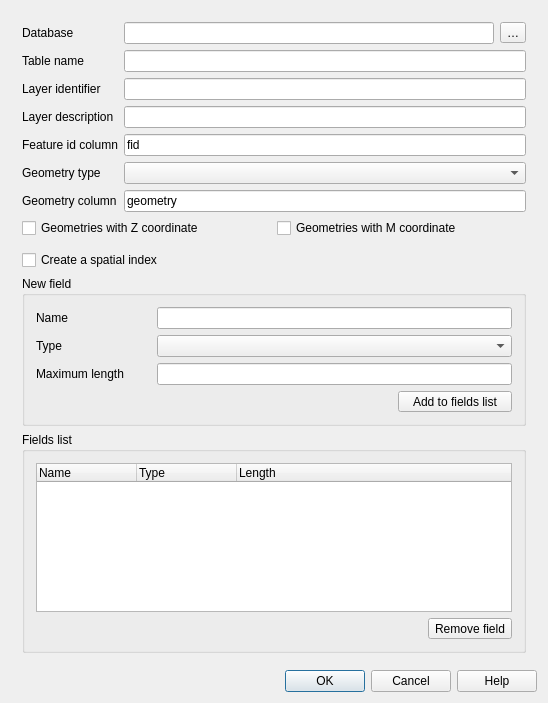
<?xml version="1.0" encoding="UTF-8"?>
<ui version="4.0">
 <class>QgsNewGeoPackageLayerDialogBase</class>
 <widget class="QDialog" name="QgsNewGeoPackageLayerDialogBase">
  <property name="geometry">
   <rect>
    <x>0</x>
    <y>0</y>
    <width>548</width>
    <height>703</height>
   </rect>
  </property>
  <property name="sizePolicy">
   <sizepolicy hsizetype="Expanding" vsizetype="Preferred">
    <horstretch>0</horstretch>
    <verstretch>0</verstretch>
   </sizepolicy>
  </property>
  <property name="minimumSize">
   <size>
    <width>351</width>
    <height>0</height>
   </size>
  </property>
  <property name="maximumSize">
   <size>
    <width>16777215</width>
    <height>16777215</height>
   </size>
  </property>
  <property name="windowTitle">
   <string>New GeoPackage Layer</string>
  </property>
  <property name="modal">
   <bool>true</bool>
  </property>
  <layout class="QGridLayout" name="gridLayout_4">
   <item row="9" column="0">
    <widget class="QDialogButtonBox" name="buttonBox">
     <property name="orientation">
      <enum>Qt::Horizontal</enum>
     </property>
     <property name="standardButtons">
      <set>QDialogButtonBox::Cancel|QDialogButtonBox::Help|QDialogButtonBox::Ok</set>
     </property>
    </widget>
   </item>
   <item row="1" column="0">
    <widget class="QgsScrollArea" name="scrollArea">
     <property name="frameShape">
      <enum>QFrame::NoFrame</enum>
     </property>
     <property name="frameShadow">
      <enum>QFrame::Plain</enum>
     </property>
     <property name="widgetResizable">
      <bool>true</bool>
     </property>
     <widget class="QWidget" name="scrollAreaWidgetContents">
      <property name="geometry">
       <rect>
        <x>0</x>
        <y>0</y>
        <width>514</width>
        <height>663</height>
       </rect>
      </property>
      <layout class="QGridLayout" name="gridLayout_5">
       <item row="9" column="0">
        <widget class="QCheckBox" name="mCheckBoxCreateSpatialIndex">
         <property name="toolTip">
          <string>Add an integer id field as the primary key for the new layer</string>
         </property>
         <property name="text">
          <string>Create a spatial index</string>
         </property>
        </widget>
       </item>
       <item row="0" column="0">
        <layout class="QHBoxLayout" name="horizontalLayout_6"/>
       </item>
       <item row="10" column="0">
        <widget class="QGroupBox" name="groupBox_3">
         <property name="title">
          <string>New field</string>
         </property>
         <layout class="QGridLayout" name="_2">
          <item row="0" column="1" colspan="3">
           <widget class="QLineEdit" name="mFieldNameEdit"/>
          </item>
          <item row="1" column="1" colspan="3">
           <widget class="QComboBox" name="mFieldTypeBox"/>
          </item>
          <item row="2" column="0">
           <widget class="QLabel" name="mFieldLengthLabel">
            <property name="text">
             <string>Maximum length</string>
            </property>
           </widget>
          </item>
          <item row="0" column="0">
           <widget class="QLabel" name="mFieldNameLabel">
            <property name="text">
             <string>Name</string>
            </property>
            <property name="buddy">
             <cstring>mFieldNameEdit</cstring>
            </property>
           </widget>
          </item>
          <item row="4" column="3">
           <widget class="QToolButton" name="mAddAttributeButton">
            <property name="sizePolicy">
             <sizepolicy hsizetype="Preferred" vsizetype="Fixed">
              <horstretch>0</horstretch>
              <verstretch>0</verstretch>
             </sizepolicy>
            </property>
            <property name="toolTip">
             <string>Add field to list</string>
            </property>
            <property name="layoutDirection">
             <enum>Qt::LeftToRight</enum>
            </property>
            <property name="text">
             <string>Add to fields list</string>
            </property>
            <property name="icon">
             <iconset resource="../../images/images.qrc">
              <normaloff>:/images/themes/default/mActionNewAttribute.svg</normaloff>:/images/themes/default/mActionNewAttribute.svg</iconset>
            </property>
            <property name="toolButtonStyle">
             <enum>Qt::ToolButtonTextBesideIcon</enum>
            </property>
           </widget>
          </item>
          <item row="1" column="0">
           <widget class="QLabel" name="mFieldTypeLabel">
            <property name="text">
             <string>Type</string>
            </property>
            <property name="buddy">
             <cstring>mFieldTypeBox</cstring>
            </property>
           </widget>
          </item>
          <item row="2" column="1" colspan="3">
           <widget class="QLineEdit" name="mFieldLengthEdit">
            <property name="toolTip">
             <string>&lt;html&gt;&lt;head/&gt;&lt;body&gt;&lt;p&gt;Field length / width&lt;/p&gt;&lt;/body&gt;&lt;/html&gt;</string>
            </property>
           </widget>
          </item>
         </layout>
        </widget>
       </item>
       <item row="1" column="0">
        <layout class="QGridLayout" name="gridLayout_2">
         <item row="4" column="2">
          <widget class="QLineEdit" name="mLayerIdentifierEdit">
           <property name="sizePolicy">
            <sizepolicy hsizetype="Expanding" vsizetype="Fixed">
             <horstretch>0</horstretch>
             <verstretch>0</verstretch>
            </sizepolicy>
           </property>
           <property name="toolTip">
            <string>&lt;html&gt;&lt;head/&gt;&lt;body&gt;&lt;p&gt;Human-readable identifier (e.g. short name) for the layer content&lt;/p&gt;&lt;/body&gt;&lt;/html&gt;</string>
           </property>
          </widget>
         </item>
         <item row="8" column="2">
          <widget class="QLineEdit" name="mGeometryColumnEdit">
           <property name="sizePolicy">
            <sizepolicy hsizetype="Expanding" vsizetype="Fixed">
             <horstretch>0</horstretch>
             <verstretch>0</verstretch>
            </sizepolicy>
           </property>
           <property name="toolTip">
            <string>&lt;html&gt;&lt;head/&gt;&lt;body&gt;&lt;p&gt;Name of the geometry column&lt;/p&gt;&lt;/body&gt;&lt;/html&gt;</string>
           </property>
           <property name="text">
            <string>geometry</string>
           </property>
          </widget>
         </item>
         <item row="1" column="2">
          <layout class="QHBoxLayout" name="horizontalLayout">
           <item>
            <widget class="QLineEdit" name="mDatabaseEdit">
             <property name="sizePolicy">
              <sizepolicy hsizetype="Expanding" vsizetype="Fixed">
               <horstretch>0</horstretch>
               <verstretch>0</verstretch>
              </sizepolicy>
             </property>
             <property name="toolTip">
              <string>&lt;html&gt;&lt;head/&gt;&lt;body&gt;&lt;p&gt;Existing or new GeoPackage database file name&lt;/p&gt;&lt;/body&gt;&lt;/html&gt;</string>
             </property>
            </widget>
           </item>
           <item>
            <widget class="QToolButton" name="mSelectDatabaseButton">
             <property name="toolTip">
              <string>&lt;html&gt;&lt;head/&gt;&lt;body&gt;&lt;p&gt;Select an existing or create a new database&lt;/p&gt;&lt;/body&gt;&lt;/html&gt;</string>
             </property>
             <property name="text">
              <string>…</string>
             </property>
            </widget>
           </item>
          </layout>
         </item>
         <item row="5" column="0">
          <widget class="QLabel" name="mLayerDescriptionLabel">
           <property name="text">
            <string>Layer description</string>
           </property>
           <property name="buddy">
            <cstring>mLayerIdentifierEdit</cstring>
           </property>
          </widget>
         </item>
         <item row="7" column="0">
          <widget class="QLabel" name="mGeometryTypeLabel">
           <property name="enabled">
            <bool>true</bool>
           </property>
           <property name="text">
            <string>Geometry type</string>
           </property>
          </widget>
         </item>
         <item row="8" column="0">
          <widget class="QLabel" name="mGeometryColumnLabel">
           <property name="text">
            <string>Geometry column</string>
           </property>
           <property name="buddy">
            <cstring>mGeometryColumnEdit</cstring>
           </property>
          </widget>
         </item>
         <item row="3" column="2">
          <widget class="QLineEdit" name="mTableNameEdit">
           <property name="sizePolicy">
            <sizepolicy hsizetype="Expanding" vsizetype="Fixed">
             <horstretch>0</horstretch>
             <verstretch>0</verstretch>
            </sizepolicy>
           </property>
           <property name="toolTip">
            <string>&lt;html&gt;&lt;head/&gt;&lt;body&gt;&lt;p&gt;Table name in the database&lt;/p&gt;&lt;/body&gt;&lt;/html&gt;</string>
           </property>
          </widget>
         </item>
         <item row="5" column="2">
          <widget class="QLineEdit" name="mLayerDescriptionEdit">
           <property name="sizePolicy">
            <sizepolicy hsizetype="Expanding" vsizetype="Fixed">
             <horstretch>0</horstretch>
             <verstretch>0</verstretch>
            </sizepolicy>
           </property>
           <property name="toolTip">
            <string>&lt;html&gt;&lt;head/&gt;&lt;body&gt;&lt;p&gt;Human-readable description for the layer content&lt;/p&gt;&lt;/body&gt;&lt;/html&gt;</string>
           </property>
          </widget>
         </item>
         <item row="1" column="0">
          <widget class="QLabel" name="mDatabaseLabel">
           <property name="enabled">
            <bool>true</bool>
           </property>
           <property name="text">
            <string>Database</string>
           </property>
          </widget>
         </item>
         <item row="3" column="0">
          <widget class="QLabel" name="mTableNameLabel">
           <property name="text">
            <string>Table name</string>
           </property>
           <property name="buddy">
            <cstring>mLayerIdentifierEdit</cstring>
           </property>
          </widget>
         </item>
         <item row="4" column="0">
          <widget class="QLabel" name="mLayerIdentifierLabel">
           <property name="text">
            <string>Layer identifier</string>
           </property>
           <property name="buddy">
            <cstring>mLayerIdentifierEdit</cstring>
           </property>
          </widget>
         </item>
         <item row="7" column="2">
          <widget class="QComboBox" name="mGeometryTypeBox">
           <property name="enabled">
            <bool>true</bool>
           </property>
           <property name="sizePolicy">
            <sizepolicy hsizetype="Expanding" vsizetype="Fixed">
             <horstretch>0</horstretch>
             <verstretch>0</verstretch>
            </sizepolicy>
           </property>
           <property name="toolTip">
            <string>&lt;html&gt;&lt;head/&gt;&lt;body&gt;&lt;p&gt;Geometry type&lt;/p&gt;&lt;/body&gt;&lt;/html&gt;</string>
           </property>
          </widget>
         </item>
         <item row="6" column="0">
          <widget class="QLabel" name="mFeatureIdLabel">
           <property name="text">
            <string>Feature id column</string>
           </property>
           <property name="buddy">
            <cstring>mGeometryColumnEdit</cstring>
           </property>
          </widget>
         </item>
         <item row="6" column="2">
          <widget class="QLineEdit" name="mFeatureIdColumnEdit">
           <property name="sizePolicy">
            <sizepolicy hsizetype="Expanding" vsizetype="Fixed">
             <horstretch>0</horstretch>
             <verstretch>0</verstretch>
            </sizepolicy>
           </property>
           <property name="toolTip">
            <string>&lt;html&gt;&lt;head/&gt;&lt;body&gt;&lt;p&gt;Name of the feature id column&lt;/p&gt;&lt;/body&gt;&lt;/html&gt;</string>
           </property>
           <property name="text">
            <string>fid</string>
           </property>
          </widget>
         </item>
        </layout>
       </item>
       <item row="11" column="0">
        <widget class="QGroupBox" name="groupBox_2">
         <property name="title">
          <string>Fields list</string>
         </property>
         <layout class="QGridLayout" name="gridLayout_3">
          <item row="2" column="0">
           <spacer name="horizontalSpacer_2">
            <property name="orientation">
             <enum>Qt::Horizontal</enum>
            </property>
            <property name="sizeHint" stdset="0">
             <size>
              <width>40</width>
              <height>20</height>
             </size>
            </property>
           </spacer>
          </item>
          <item row="2" column="1" colspan="2">
           <widget class="QToolButton" name="mRemoveAttributeButton">
            <property name="sizePolicy">
             <sizepolicy hsizetype="Fixed" vsizetype="Fixed">
              <horstretch>0</horstretch>
              <verstretch>0</verstretch>
             </sizepolicy>
            </property>
            <property name="toolTip">
             <string>Delete selected field</string>
            </property>
            <property name="text">
             <string>Remove field</string>
            </property>
            <property name="icon">
             <iconset resource="../../images/images.qrc">
              <normaloff>:/images/themes/default/mActionDeleteAttribute.svg</normaloff>:/images/themes/default/mActionDeleteAttribute.svg</iconset>
            </property>
            <property name="toolButtonStyle">
             <enum>Qt::ToolButtonTextBesideIcon</enum>
            </property>
           </widget>
          </item>
          <item row="1" column="0" colspan="3">
           <widget class="QTreeWidget" name="mAttributeView">
            <property name="sizePolicy">
             <sizepolicy hsizetype="Preferred" vsizetype="Expanding">
              <horstretch>0</horstretch>
              <verstretch>0</verstretch>
             </sizepolicy>
            </property>
            <property name="alternatingRowColors">
             <bool>true</bool>
            </property>
            <property name="rootIsDecorated">
             <bool>false</bool>
            </property>
            <property name="columnCount">
             <number>3</number>
            </property>
            <column>
             <property name="text">
              <string>Name</string>
             </property>
            </column>
            <column>
             <property name="text">
              <string>Type</string>
             </property>
            </column>
            <column>
             <property name="text">
              <string>Length</string>
             </property>
            </column>
           </widget>
          </item>
         </layout>
        </widget>
       </item>
       <item row="7" column="0">
        <widget class="QgsProjectionSelectionWidget" name="mCrsSelector">
         <property name="focusPolicy">
          <enum>Qt::StrongFocus</enum>
         </property>
        </widget>
       </item>
       <item row="3" column="0">
        <layout class="QHBoxLayout" name="hZMLayout">
         <item>
          <widget class="QCheckBox" name="mGeometryWithZCheckBox">
           <property name="text">
            <string>Geometries with Z coordinate</string>
           </property>
          </widget>
         </item>
         <item>
          <widget class="QCheckBox" name="mGeometryWithMCheckBox">
           <property name="text">
            <string>Geometries with M coordinate</string>
           </property>
          </widget>
         </item>
        </layout>
       </item>
      </layout>
     </widget>
    </widget>
   </item>
  </layout>
 </widget>
 <layoutdefault spacing="6" margin="11"/>
 <customwidgets>
  <customwidget>
   <class>QgsProjectionSelectionWidget</class>
   <extends>QWidget</extends>
   <header>qgsprojectionselectionwidget.h</header>
   <container>1</container>
  </customwidget>
  <customwidget>
   <class>QgsScrollArea</class>
   <extends>QScrollArea</extends>
   <header>qgsscrollarea.h</header>
   <container>1</container>
  </customwidget>
 </customwidgets>
 <tabstops>
  <tabstop>scrollArea</tabstop>
  <tabstop>mDatabaseEdit</tabstop>
  <tabstop>mSelectDatabaseButton</tabstop>
  <tabstop>mTableNameEdit</tabstop>
  <tabstop>mLayerIdentifierEdit</tabstop>
  <tabstop>mLayerDescriptionEdit</tabstop>
  <tabstop>mFeatureIdColumnEdit</tabstop>
  <tabstop>mGeometryTypeBox</tabstop>
  <tabstop>mGeometryColumnEdit</tabstop>
  <tabstop>mCrsSelector</tabstop>
  <tabstop>mCheckBoxCreateSpatialIndex</tabstop>
  <tabstop>mFieldNameEdit</tabstop>
  <tabstop>mFieldTypeBox</tabstop>
  <tabstop>mFieldLengthEdit</tabstop>
  <tabstop>mAddAttributeButton</tabstop>
  <tabstop>mAttributeView</tabstop>
  <tabstop>mRemoveAttributeButton</tabstop>
 </tabstops>
 <resources>
  <include location="../../images/images.qrc"/>
 </resources>
 <connections>
  <connection>
   <sender>buttonBox</sender>
   <signal>rejected()</signal>
   <receiver>QgsNewGeoPackageLayerDialogBase</receiver>
   <slot>reject()</slot>
   <hints>
    <hint type="sourcelabel">
     <x>290</x>
     <y>585</y>
    </hint>
    <hint type="destinationlabel">
     <x>242</x>
     <y>308</y>
    </hint>
   </hints>
  </connection>
 </connections>
</ui>
